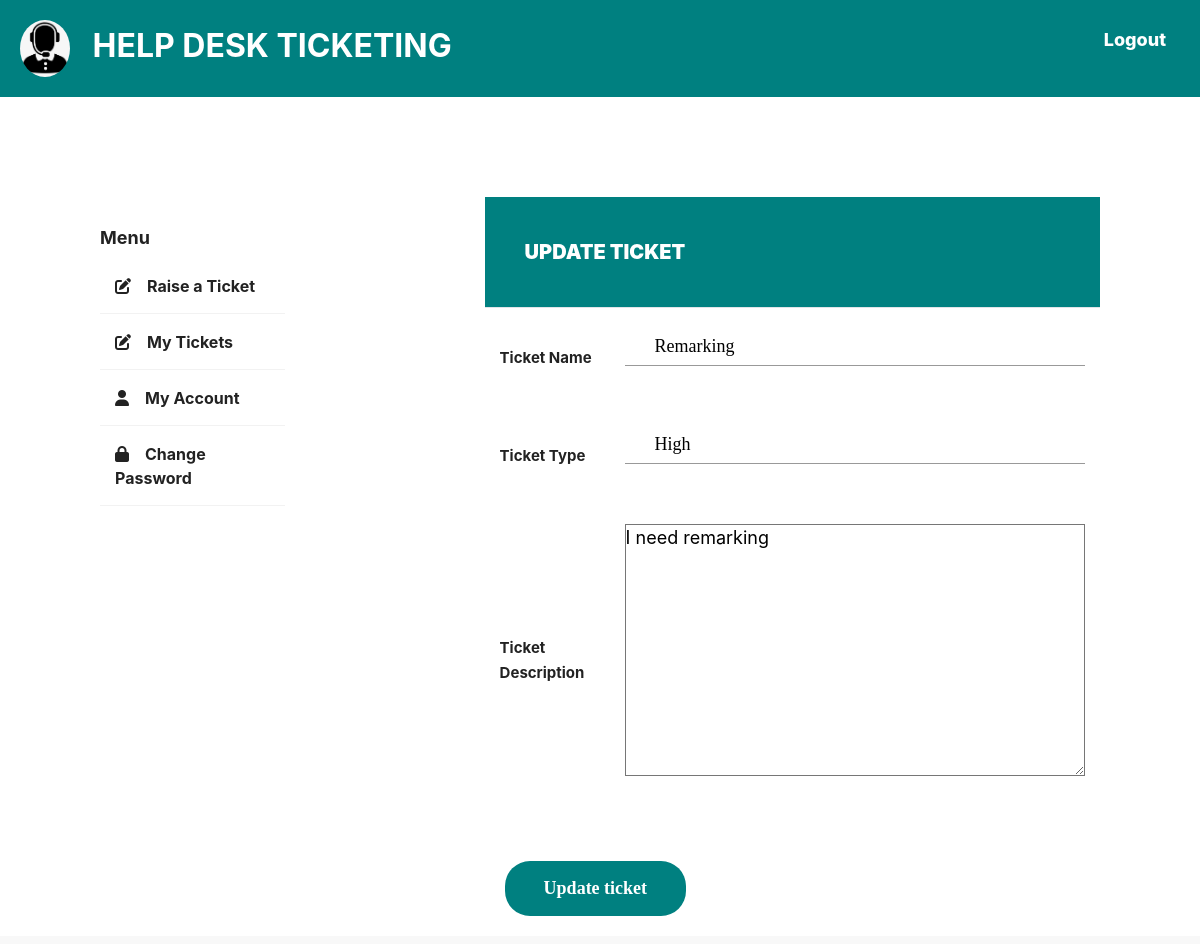
The page /helpdesk/update-ticket/3/ (signed in) on the database as committed earlier.
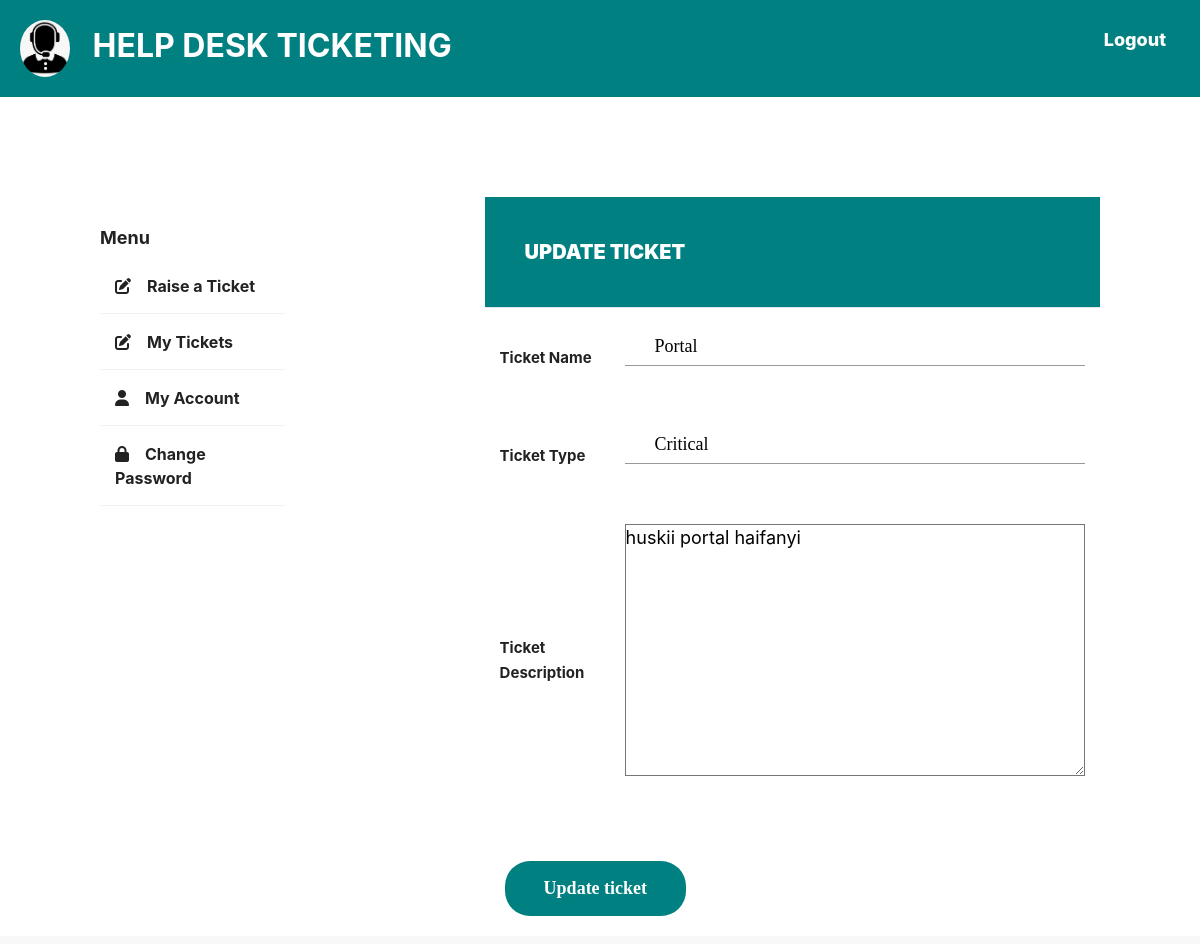
The same page on the database as committed later.
### base/models.py (models this page shows, shortened)
class Ticket(models.Model):
    ticket_id = models.AutoField(primary_key=True)
    created_by = models.ForeignKey(
        StudentProfile, on_delete=models.CASCADE, null=True, related_name='created_by')
    closed_by = models.ForeignKey(
        OfficerProfile, on_delete=models.CASCADE, null=True)
    ticket_name = models.CharField(max_length=200, blank=True)
    ticket_type = models.CharField(max_length=200, blank=True)
    ticket_description = models.TextField(max_length=200, blank=True)
    StatusChoices = [
        ('InProgress', 'InProgress'),
        ('Open', 'Open'),
        ('Closed', 'Closed'),
        ('Deferred', 'Deferred'),
    ]
    ticket_status = models.CharField(max_length=200, choices=StatusChoices,
                                     default='Open', blank=True)
    reg_no = models.CharField(max_length=200, blank=False, null=True)
    created_at = models.DateTimeField(default=datetime.now, blank=True)
    updated_at = models.DateTimeField(default=datetime.now, blank=True)
    class Meta:
        ordering = ['-created_at']

### base/views.py (the view)
# urls.py: path('update-ticket/<int:pk>/', login_required(views.TicketUpdate.as_view()), name='update-ticket'),
class TicketUpdate(UpdateView):
    model = Ticket
    fields = ['ticket_name', 'ticket_type', 'ticket_description', ]
    template_name = 'student/updateticket.html'
    success_url = reverse_lazy("raise-ticket")

### templates/student/updateticket.html (shortened to what this page needs)
{% extends 'portal.html'%}
{% load static %}
{% block content %}
<div class="wrapper">
    <div class="sidebar">
        <h4>Menu</h4>
        <ul>
            <li><a href="{% url 'raise-ticket'%}"><i class="fa-solid fa-pen-to-square"></i>Raise a Ticket</a></li>
            <li><a href="{% url 'my-tickets' request.user.username %}"><i class="fa-solid fa-pen-to-square"></i>My
                    Tickets</a></li>
            <li><a href="{% url 'my-account'%}"><i class="fa-solid fa-user"></i>My Account</a></li>
            <li><a href="{% url 'change-password'%}"><i class="fa-solid fa-lock"></i>Change Password</a></li>
        </ul>
    </div>
    <div class="main_content">
        <div class="header">UPDATE TICKET</div>
        <form method="post" class="register-form" id="raise_ticket" action="">
            <div class="info">
                <div class="form-row">
                    <div class="name">Ticket Name</div>
                    <div class="value">
                        <div class="input-group">
                            {{form.ticket_name}}
                        </div>
                    </div>
                </div>
                <div class="form-row">
                    <div class="name">Ticket Type</div>
                    <div class="value">
                        <div class="input-group">
                            {{form.ticket_type}}
                        </div>
                    </div>
                </div>
                <div class="form-row">
                    <div class="name">Ticket Description</div>
                    <div class="value">
                        <div class="input-group">
                            {{form.ticket_description}}
                        </div>
                    </div>
                </div>
                <div class="form-group form-button">
                    <input type="submit" name="raise_ticket" id="raise_ticket" class="form-submit"
                        value="Update ticket" />
                </div>
            </div>
        </form>
    </div>
    {% endblock content %}

Rows that differ between the two databases and show on the page:
changed Ticket: ticket_name "Remarking" → "Portal"; ticket_type "High" → "Critical"; ticket_description "I need remarking" → "huskii portal haifanyi"
